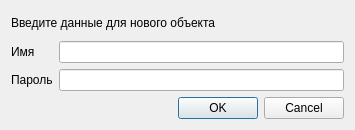
<?xml version="1.0" encoding="UTF-8"?>
<ui version="4.0">
 <class>AddObjectDialog</class>
 <widget class="QDialog" name="AddObjectDialog">
  <property name="geometry">
   <rect>
    <x>0</x>
    <y>0</y>
    <width>355</width>
    <height>130</height>
   </rect>
  </property>
  <property name="minimumSize">
   <size>
    <width>355</width>
    <height>130</height>
   </size>
  </property>
  <property name="maximumSize">
   <size>
    <width>355</width>
    <height>130</height>
   </size>
  </property>
  <property name="windowTitle">
   <string>Объект</string>
  </property>
  <layout class="QGridLayout" name="gridLayout">
   <item row="2" column="1">
    <widget class="QLineEdit" name="lePass"/>
   </item>
   <item row="3" column="0" colspan="2">
    <widget class="QDialogButtonBox" name="buttonBox">
     <property name="orientation">
      <enum>Qt::Horizontal</enum>
     </property>
     <property name="standardButtons">
      <set>QDialogButtonBox::Cancel|QDialogButtonBox::Ok</set>
     </property>
    </widget>
   </item>
   <item row="2" column="0">
    <widget class="QLabel" name="label_3">
     <property name="text">
      <string>Пароль</string>
     </property>
    </widget>
   </item>
   <item row="1" column="0">
    <widget class="QLabel" name="label_2">
     <property name="text">
      <string>Имя</string>
     </property>
    </widget>
   </item>
   <item row="1" column="1">
    <widget class="QLineEdit" name="leName"/>
   </item>
   <item row="0" column="0" colspan="2">
    <widget class="QLabel" name="lblInfoText">
     <property name="text">
      <string>Введите данные для нового объекта</string>
     </property>
    </widget>
   </item>
  </layout>
 </widget>
 <resources/>
 <connections>
  <connection>
   <sender>buttonBox</sender>
   <signal>accepted()</signal>
   <receiver>AddObjectDialog</receiver>
   <slot>accept()</slot>
   <hints>
    <hint type="sourcelabel">
     <x>248</x>
     <y>254</y>
    </hint>
    <hint type="destinationlabel">
     <x>157</x>
     <y>274</y>
    </hint>
   </hints>
  </connection>
  <connection>
   <sender>buttonBox</sender>
   <signal>rejected()</signal>
   <receiver>AddObjectDialog</receiver>
   <slot>reject()</slot>
   <hints>
    <hint type="sourcelabel">
     <x>316</x>
     <y>260</y>
    </hint>
    <hint type="destinationlabel">
     <x>286</x>
     <y>274</y>
    </hint>
   </hints>
  </connection>
 </connections>
</ui>
